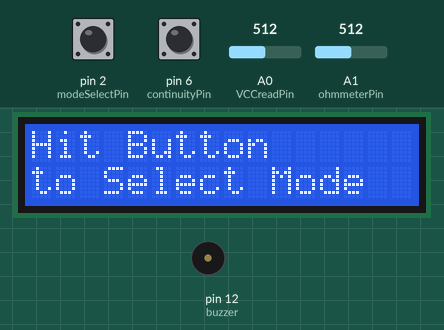
Recording of a sketch running on a simulated Arduino Uno, built with avr-gcc and run on an emulated ATmega328P. Parts: 16×2 character LCD, buzzer (waves = sounding, pin HIGH). The test bench sets the inputs (shaded band); at power-on: pin 2 (modeSelectPin) LOW, A0 (VCCreadPin) = 512, A1 (ohmmeterPin) = 512, pin 6 (continuityPin) HIGH.

Above: at 1.2 s.
1.3 s: pin 2 (modeSelectPin) pulled HIGH for 1 s
At 3.2 s:
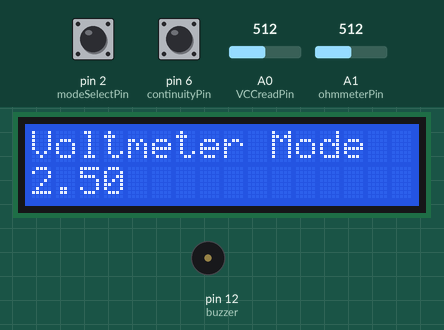
3.8 s: A0 (VCCreadPin) set to 716
At 4.7 s:
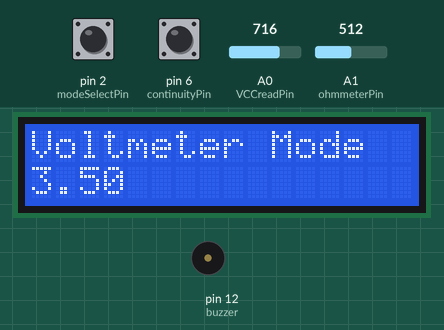
5.3 s: pin 2 (modeSelectPin) pulled HIGH for 3.2 s
At 9.5 s:
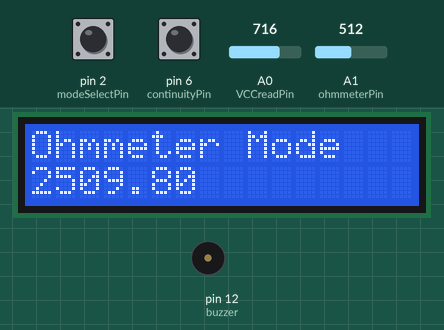
10.0 s: A1 (ohmmeterPin) set to 716
At 11.2 s:
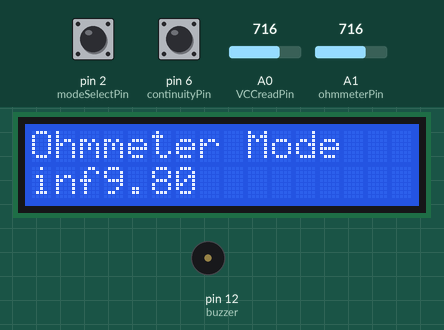
11.5 s: A0 (VCCreadPin) set to 900
At 12.4 s:
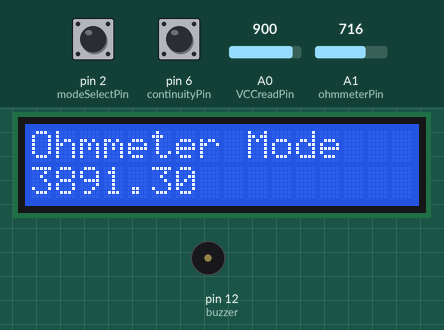
13.1 s: A1 (ohmmeterPin) set to 900
At 13.8 s:
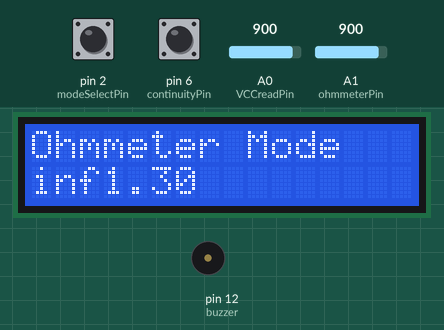
Timing chart, 0 to 15.6 s (numbered marks = the images above; inputs shaded):
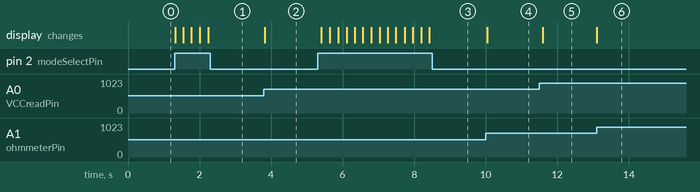

The sketch:

digital_multimeter.ino
```cpp
#include <Wire.h>
#include <LiquidCrystal_I2C.h>

// Pinout: (reference README)
const int modeSelectPin = 2; // Mode Select Pin for Push Button
const int continuityPin = 6; // connect one probe to D6 and the other to GND to test for continuity
const int buzzer = 12;       // output to continuity test, can be replaced with an LED
const int VCCreadPin = 14;   // A0 reads the analog voltage on the VCC rail
const int ohmmeterPin = 15;  // A1 reads the analog voltage after the voltage drop of the known resistor and before the unknown resistor.

// important for Ohmmeter:
const int ohmmeter_resistor = 1000;   // 1k Ohm known resistor; in a real DMM, this value switches between the ranges. ie. 100ohm, 1k ohm, 10k ohm, 100k ohm, 1m ohm, etc...
const int ammeter_resistor = 47;

// initial states:
int pressed = LOW;
int state = 0;       // 0-> DMM OFF, 1->voltmeter, 2-> Ammeter, 3->ohmmeter, 4->continuity
int sensorValue = 0; // reads analog value
float voltage = 0;
float ohms = 0;

// for debouncing:
unsigned long lastDebounceTime = 0;
unsigned long debounceDelay = 200;

//I2C pins declaration
LiquidCrystal_I2C lcd(0x27, 16, 2);

void setup() {
  //Serial.begin(9600);
  //Serial.print("Click button to select DMM mode\n");

  // LCD Setup:
  lcd.begin(16,2);
  lcd.backlight();

  // Pinout:
  pinMode(modeSelectPin, INPUT);
  pinMode(VCCreadPin, INPUT);
  pinMode(ohmmeterPin, INPUT);
  pinMode(continuityPin, INPUT_PULLUP);
  pinMode(buzzer, OUTPUT);

  // LCD initial print:
  lcd.setCursor(0,0);
  lcd.print("Hit Button");
  lcd.setCursor(0,1);
  lcd.print("to Select Mode");
}

void loop() {

  pressed = digitalRead(modeSelectPin);

  // If the switch changed, due to noise or pressing:
  if (pressed == HIGH) {

    if ((millis() - lastDebounceTime) > debounceDelay) { // compare last change with current request

      // state machine
      if (state != 4) {
        state++;
      }
      else {
        state = 1;
      }

      lastDebounceTime = millis(); // record last change
      lcd.clear();
      // switch (state) {
      //   case 1: Serial.print("Voltmeter Mode\n"); break;
      //   case 2: Serial.print("Ammeter Mode\n"); break;
      //   case 3: Serial.print("Ohmmeter Mode\n"); break;
      //   case 4: Serial.print("Continuity Mode\n"); break;
      // }
      switch (state) {
        case 1: lcd.setCursor(0,0); lcd.print("Voltmeter Mode"); break;
        case 2: lcd.setCursor(0,0); lcd.print("Ammeter Mode"); break;
        case 3: lcd.setCursor(0,0); lcd.print("Ohmmeter Mode"); break;
        case 4: lcd.setCursor(0,0); lcd.print("Continuity Mode"); break;
      }
    }
  }

  switch (state) {
    case 1:
      sensorValue = analogRead(VCCreadPin);
      voltage = sensorValue * (5.0 / 1023.0);
      // Serial.print(voltage, 2);
      // Serial.println(" V");
      lcd.setCursor(0,1);
      lcd.print(voltage,2);
      delay(100);
      break;
    case 2:
      sensorValue = analogRead(VCCreadPin);
      voltage = sensorValue * (5.0 / 1023.0);
      // Serial.print(voltage/ammeter_resistor, 2);
      // Serial.println(" Amps");
      lcd.setCursor(0,1);
      lcd.print(voltage/ammeter_resistor,2);
      delay(100);
      break;
    case 3:
      sensorValue = analogRead(ohmmeterPin);
      voltage = sensorValue * (5.0 / 1023.0);
      ohms = voltage/(((analogRead(VCCreadPin) * (5.0 / 1023.0)) - voltage)/ohmmeter_resistor);
      // Serial.print(ohms, 2);
      // Serial.println(" Ohms");
      lcd.setCursor(0,1);
      lcd.print(ohms);
      delay(100);
      break;
    case 4:
      int continuity = digitalRead(continuityPin);
      if (continuity == LOW) {
          digitalWrite(buzzer, HIGH); // Turn buzzer ON
          lcd.setCursor(0,1);
          lcd.print("!!CONDUCTIVE!!");
      }
      else {
          digitalWrite(buzzer, LOW); // Turn buzzer OFF
          lcd.setCursor(0,1);
          lcd.print("..............");
      }
      delay(100);
      break;
  }
}
```

Measured:
- after the input at 1.3 s, the display: changes at once (image 1)
- after the input at 3.8 s, the display: changes at once (image 2)
- after the input at 5.3 s, the display: first changes after 0.11 s (image 3 shows a later state)
- after the input at 10.0 s, the display: changes at once (image 4)
- after the input at 11.5 s, the display: changes after 0.10 s (image 5)
- after the input at 13.1 s, the display: changes at once (image 6)
